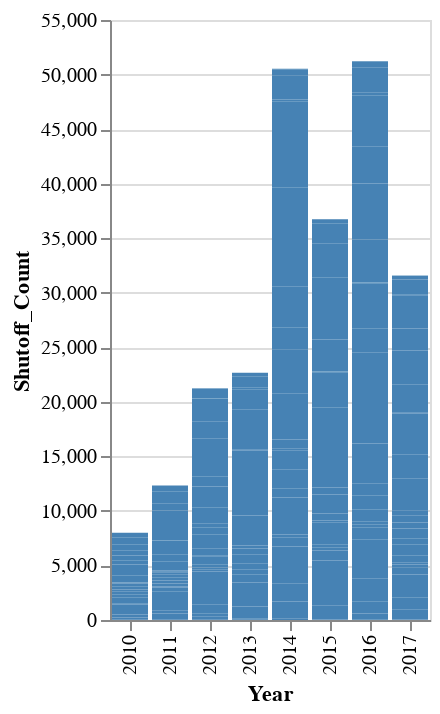

Write notebook code for a chart like this one.
### Code cell
debug_chart = alt.Chart(interruptions_agg).mark_bar().encode(
    x='Year:O',
    y='Shutoff_Count:Q',
    color=alt.condition(year_filter, alt.value('steelblue'), alt.value('lightgray'))
).add_params(year_filter)

debug_chart

### Figure 1 — Vega-Lite specification as saved in the notebook (floating-point values rounded to 4 significant figures; data arrays with more than 128 entries replaced by an {"elided": "..."} marker saying what was removed)
{"config": {"view": {"continuousWidth": 300, "continuousHeight": 300}}, "data": {"name": "data-19f1c217bf0a526a1ca083921aebbbb6"}, "mark": {"type": "bar"}, "encoding": {"color": {"condition": {"param": "year_filter", "value": "steelblue"}, "value": "lightgray"}, "x": {"field": "Year", "type": "ordinal"}, "y": {"field": "Shutoff_Count", "type": "quantitative"}}, "params": [{"name": "year_filter", "select": {"type": "point", "fields": ["Year"]}, "bind": {"input": "select", "options": [2010.0, 2011.0, 2012.0, 2013.0, 2014.0, 2015.0, 2016.0, 2017.0], "name": "Year:"}}], "$schema": "https://vega.github.io/schema/vega-lite/v5.8.0.json", "datasets": {"data-19f1c217bf0a526a1ca083921aebbbb6": {"elided": "255 records"}}}
